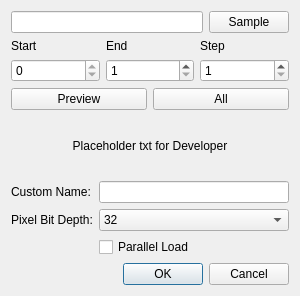
<?xml version="1.0" encoding="UTF-8"?>
<ui version="4.0">
 <class>Dialog</class>
 <widget class="QDialog" name="Dialog">
  <property name="geometry">
   <rect>
    <x>0</x>
    <y>0</y>
    <width>300</width>
    <height>296</height>
   </rect>
  </property>
  <property name="windowTitle">
   <string>Load</string>
  </property>
  <layout class="QVBoxLayout" name="verticalLayout">
   <item>
    <layout class="QHBoxLayout" name="horizontalLayout">
     <item>
      <widget class="QLineEdit" name="samplePath"/>
     </item>
     <item>
      <widget class="QPushButton" name="sampleButton">
       <property name="text">
        <string>Sample</string>
       </property>
      </widget>
     </item>
    </layout>
   </item>
   <item>
    <layout class="QVBoxLayout" name="verticalLayout_5">
     <item>
      <layout class="QHBoxLayout" name="horizontalLayout_2">
       <item>
        <layout class="QVBoxLayout" name="verticalLayout_2">
         <item>
          <widget class="QLabel" name="label">
           <property name="text">
            <string>Start</string>
           </property>
          </widget>
         </item>
         <item>
          <widget class="QSpinBox" name="index_start">
           <property name="sizePolicy">
            <sizepolicy hsizetype="Minimum" vsizetype="Maximum">
             <horstretch>0</horstretch>
             <verstretch>0</verstretch>
            </sizepolicy>
           </property>
           <property name="maximum">
            <number>0</number>
           </property>
          </widget>
         </item>
        </layout>
       </item>
       <item>
        <layout class="QVBoxLayout" name="verticalLayout_3">
         <item>
          <widget class="QLabel" name="label_2">
           <property name="text">
            <string>End</string>
           </property>
          </widget>
         </item>
         <item>
          <widget class="QSpinBox" name="index_end">
           <property name="minimum">
            <number>1</number>
           </property>
           <property name="maximum">
            <number>9999999</number>
           </property>
          </widget>
         </item>
        </layout>
       </item>
       <item>
        <layout class="QVBoxLayout" name="verticalLayout_4">
         <item>
          <widget class="QLabel" name="label_3">
           <property name="text">
            <string>Step</string>
           </property>
          </widget>
         </item>
         <item>
          <widget class="QSpinBox" name="index_step">
           <property name="minimum">
            <number>1</number>
           </property>
           <property name="maximum">
            <number>9999999</number>
           </property>
           <property name="value">
            <number>1</number>
           </property>
          </widget>
         </item>
        </layout>
       </item>
      </layout>
     </item>
     <item>
      <layout class="QHBoxLayout" name="horizontalLayout_3">
       <item>
        <widget class="QPushButton" name="step_preview">
         <property name="text">
          <string>Preview</string>
         </property>
        </widget>
       </item>
       <item>
        <widget class="QPushButton" name="step_all">
         <property name="text">
          <string>All</string>
         </property>
        </widget>
       </item>
      </layout>
     </item>
    </layout>
   </item>
   <item>
    <widget class="QLabel" name="expectedResourcesLabel">
     <property name="text">
      <string>Placeholder txt for Developer</string>
     </property>
     <property name="alignment">
      <set>Qt::AlignCenter</set>
     </property>
    </widget>
   </item>
   <item>
    <layout class="QGridLayout" name="gridLayout">
     <item row="0" column="0">
      <widget class="QLabel" name="label_4">
       <property name="text">
        <string>Custom Name:</string>
       </property>
      </widget>
     </item>
     <item row="0" column="1">
      <widget class="QLineEdit" name="stackName">
       <property name="toolTip">
        <string>&lt;html&gt;&lt;head/&gt;&lt;body&gt;&lt;p&gt;Set custom name that will be used as the stack's name. If not provided the folder name will be used.&lt;/p&gt;&lt;/body&gt;&lt;/html&gt;</string>
       </property>
      </widget>
     </item>
     <item row="2" column="1">
      <widget class="QCheckBox" name="parallelLoad">
       <property name="text">
        <string>Parallel Load</string>
       </property>
      </widget>
     </item>
     <item row="1" column="0">
      <widget class="QLabel" name="label_5">
       <property name="text">
        <string>Pixel Bit Depth:</string>
       </property>
      </widget>
     </item>
     <item row="1" column="1">
      <widget class="QComboBox" name="pixelBitDepth">
       <property name="editable">
        <bool>false</bool>
       </property>
       <property name="currentIndex">
        <number>2</number>
       </property>
       <item>
        <property name="text">
         <string>8</string>
        </property>
       </item>
       <item>
        <property name="text">
         <string>16</string>
        </property>
       </item>
       <item>
        <property name="text">
         <string>32</string>
        </property>
       </item>
       <item>
        <property name="text">
         <string>64</string>
        </property>
       </item>
      </widget>
     </item>
    </layout>
   </item>
   <item>
    <widget class="QDialogButtonBox" name="buttonBox">
     <property name="orientation">
      <enum>Qt::Horizontal</enum>
     </property>
     <property name="standardButtons">
      <set>QDialogButtonBox::Cancel|QDialogButtonBox::Ok</set>
     </property>
    </widget>
   </item>
  </layout>
 </widget>
 <resources/>
 <connections>
  <connection>
   <sender>buttonBox</sender>
   <signal>accepted()</signal>
   <receiver>Dialog</receiver>
   <slot>accept()</slot>
   <hints>
    <hint type="sourcelabel">
     <x>248</x>
     <y>254</y>
    </hint>
    <hint type="destinationlabel">
     <x>157</x>
     <y>274</y>
    </hint>
   </hints>
  </connection>
  <connection>
   <sender>buttonBox</sender>
   <signal>rejected()</signal>
   <receiver>Dialog</receiver>
   <slot>reject()</slot>
   <hints>
    <hint type="sourcelabel">
     <x>316</x>
     <y>260</y>
    </hint>
    <hint type="destinationlabel">
     <x>286</x>
     <y>274</y>
    </hint>
   </hints>
  </connection>
 </connections>
</ui>
